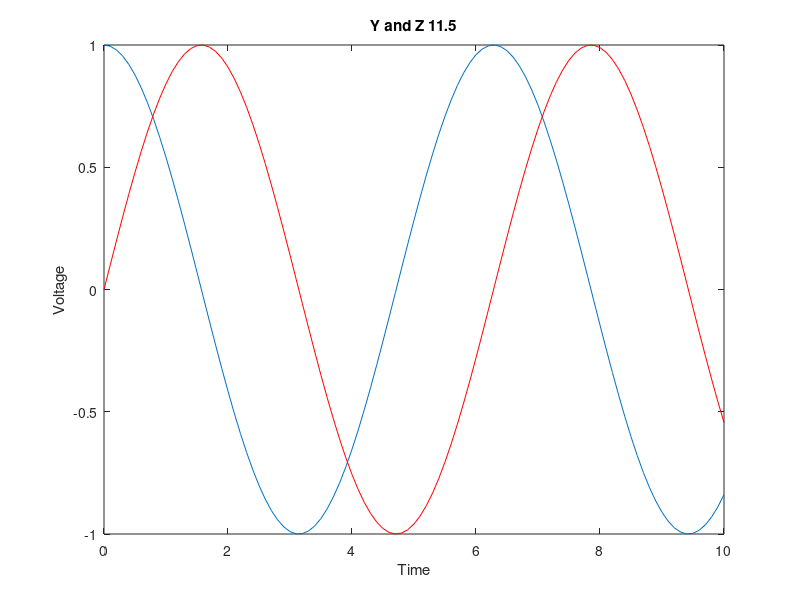
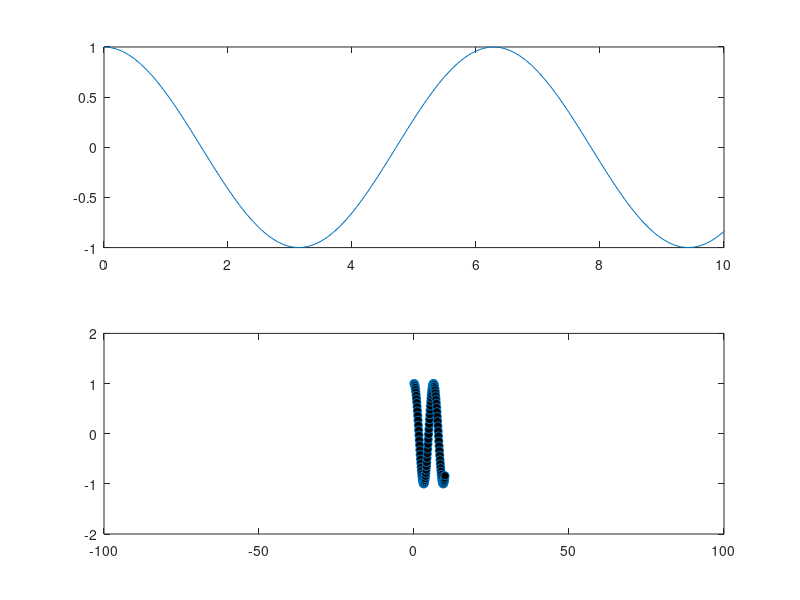
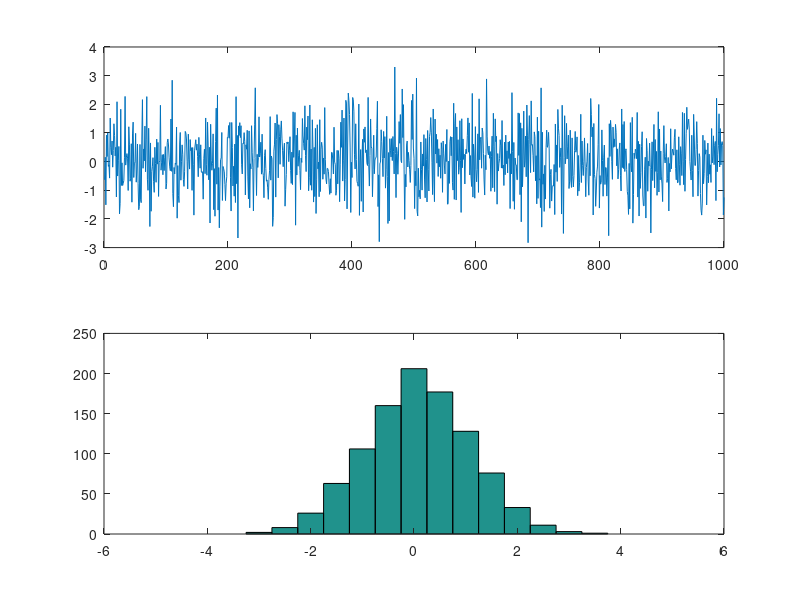

The MATLAB source for these figures, in order:
x = 0:.1:10;
z = cos(x);
y = sin(x);

figure
plot(x,z)
hold on
plot(x, y, 'r')
g =  11.5;

% labelling plot
xlabel('Time')
ylabel('Voltage')
%title('Y and Z')
title(['Y and Z ' num2str(g)])

%% Subplots
figure;
subplot(2,1,1)  % How many rows, how many columns of plot, what is index of current one that I want to plot
plot(x,z)       % plot this on the first plot
subplot(2,1,2)  % switch over to the second subplot
plot(x,z,'o', 'markerfacecolor', 'k')
% once a plot is generated, can click on the subplot of interest and change the x and y lim of individual subplots
axis([-100 100 -2 2]); %changing both ylim and x lim of a single subplot at once. 

%% histogram
myRands = randn(1, 1000);
figure;
subplot(2, 1, 1)
plot(myRands)
subplot(2,1,2)
%hist(myRands)
hist(myRands, [-4:0.5:4])
% first bin centered at -4, bin width of 0.5, last bin centered at 4

%% image sc : kind of like a heatmap
x = 0:0.1:10;
y1 = sin(x)
% lots of lines in class, didn't write all down.
% with image sc, the magnitude is colorcoded
% type in colorbar to get a power legend/color legend
% use caxis to change the top/bottom / min/max of the color bar/legend.
    % for ex, use caxis([0.5 0.5])

   % See Script_3.m file